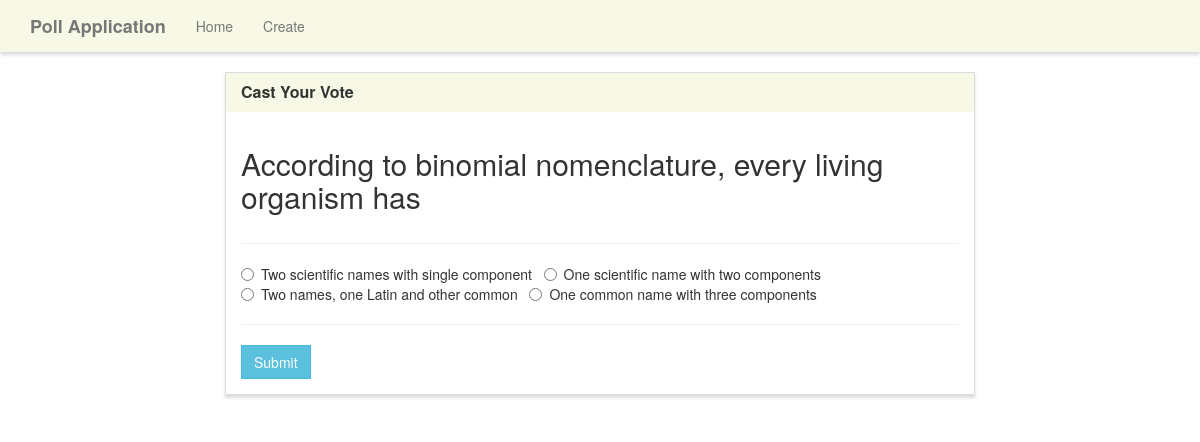
Page /vote/21/ on the committed database.
### survey/models.py (models this page shows, shortened)
class Poll(models.Model):
	question           = models.TextField(max_length=100)
	option_one         = models.CharField(max_length=100)
	option_two         = models.CharField(max_length=100)
	option_three       = models.CharField(max_length=100)
	option_four        = models.CharField(max_length=100)
	option_one_count   = models.IntegerField(default=0)
	option_two_count   = models.IntegerField(default=0)
	option_three_count = models.IntegerField(default=0)
	option_four_count = models.IntegerField(default=0)

### survey/views.py (the view, shortened to what this page needs)
# urls.py: path('vote/<poll_id>/',survey_views.vote,name='vote'),
def vote(request,poll_id):
	poll=Poll.objects.get(pk=poll_id)
	context={
	'poll':poll
	}
	return render(request,'survey/vote.html',context)

### survey/templates/survey/vote.html (shortened to what this page needs)
{% extends "survey/base.html" %}
{% block main %}
<div class="row">
    <div class="col-lg-8 col-lg-offset-2">
        <div class="panel panel-default">
            <div class="panel-heading">
                <h3 class="panel-title">Cast Your Vote</h3>
            </div>
            <div class="panel-body">
                <div class="row">
                    <div class="col-lg-12">
                        <h2>{{ poll.question }}</h2>
                    </div>
                </div>
                <div class="row">
                    <div class="col-lg-12">
                        <hr />
                        <form method="POST">
                            <div class="form-group">
                                <div class="radio">
                                    <label>
                                        <input type="radio" name="poll" value="option1" required>
                                        {{ poll.option_one }}
                                    </label> &nbsp;
                                    <label>
                                        <input type="radio" name="poll" value="option2">
                                        {{ poll.option_two }}
                                    </label> &nbsp;
                                    <label>
                                        <input type="radio" name="poll" value="option3">
                                        {{ poll.option_three }}
                                    </label> &nbsp;
                                    <label>
                                        <input type="radio" name="poll" value="option4">
                                        {{ poll.option_four }}
                                    </label> &nbsp;
                                </div>
                            </div>
                            <hr />
                            <button type="submit" class="btn btn-info">
                                Submit
                            </button>
                        </form>
                    </div>
                </div>
            </div>
        </div>
    </div>
</div>
{% endblock %}

### survey/static/style.css (style rules this page uses)
.navbar-default, .btn, .form-control, .panel { border-radius: 0; }
.panel-default > .panel-heading { color: #333; background-color: rgba(245, 245, 220, .7); border-color: rgba(245, 245, 220, .6); border-top-left-radius: 0; border-top-right-radius: 0; }
.panel { box-shadow: 0px 3px 3px 0px #ddd; }
a.navbar-brand, .panel-title { font-weight: bolder; }

### rows in the picture
Poll: question "According to binomial nomenclature, every living organism has", option_one "Two scientific names with single component", option_two "One scientific name with two components", option_three "Two names, one Latin and other common", option_four "One common name with three components"
